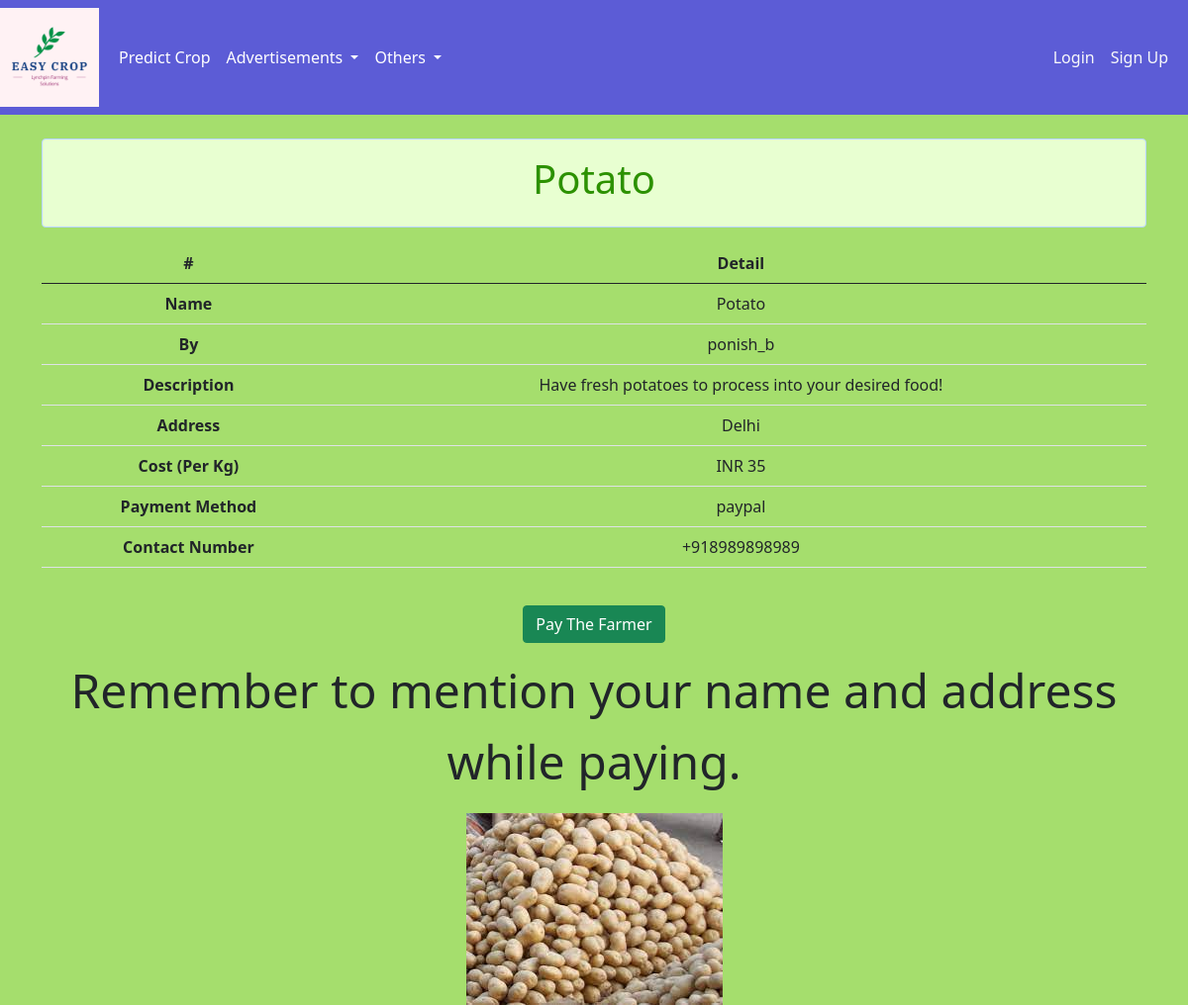
The page /ad/7/ on the database its author committed.
### crop_prediction_ai/models.py (models this page shows, shortened)
class advertisement(models.Model):
    title = models.CharField(max_length=50)
    description = models.CharField(max_length=5000)
    cost = models.IntegerField()
    image = models.ImageField(upload_to='crop\images')
    address = models.CharField(max_length=5000)
    currency = models.CharField(max_length=3)
    payment_method = models.CharField(max_length=5000)
    payment_link = models.URLField()
    contact_Number = models.IntegerField()
    country_call_code = models.IntegerField()
    user = models.ForeignKey(User, on_delete=models.CASCADE)

### crop_prediction_ai/views.py (the view)
# urls.py: path('ad/<int:pk>/', views.detail_ad, name = 'hey'),
def detail_ad(request, pk):
	ad = get_object_or_404(advertisement, pk=pk)
	return render(request, 'detailad.html', {'ad':ad})

### crop_prediction_ai/templates/detailad.html
{% extends 'base.html' %}
{% block content %}
<br>
<div class='container text-center'>
<div class="alert alert-primary" style="background-color:#e8ffd1;"><font color='#2c691f;'><h1>{{ ad.title }}</h1></font></div>
<table class="table">
  <thead>
    <tr>
      <th scope="col">#</th>
      <th scope="col">Detail</th>
    </tr>
  </thead>
  <tbody>
        <tr>
          <th scope="row">Name</th>
          <td>{{ ad.title }}</td>
        </tr>
            <tr>
              <th scope="row">By</th>
              <td>{{ ad.user }}</td>
            </tr>
    <tr>
      <th scope="row">Description</th>
      <td>{{ ad.description }}</td>
    </tr>
    <tr>
      <th scope="row">Address</th>
      <td>{{ ad.address }}</td>
    </tr>
    <tr>
      <th scope="row">Cost (Per Kg)</th>
      <td>{{ ad.currency }} {{ ad.cost }}</td>
    </tr>
    <tr>
      <th scope="row">Payment Method</th>
      <td>{{ ad.payment_method }}</td>
    </tr>
    <tr>
      <th scope="row">Contact Number</th>
      <td>+{{ ad.country_call_code }}{{ ad.contact_Number }}</td>
    </tr>
  </tbody>
</table>
<font size=10><a class='btn btn-success' href='{{ ad.payment_link }}'>Pay The Farmer</a><br><p>Remember to mention your name and address while paying.</p></font>
<img src='{{ ad.image.url }}'>
</div>
{% endblock %}

### rows shown on the page
advertisement: title "Potato", user "ponish_b", description "Have fresh potatoes to process into your desired food!", address "Delhi", currency "INR", cost "35", payment_method "paypal", country_call_code "91898", contact_Number "9898989", image (picture)
